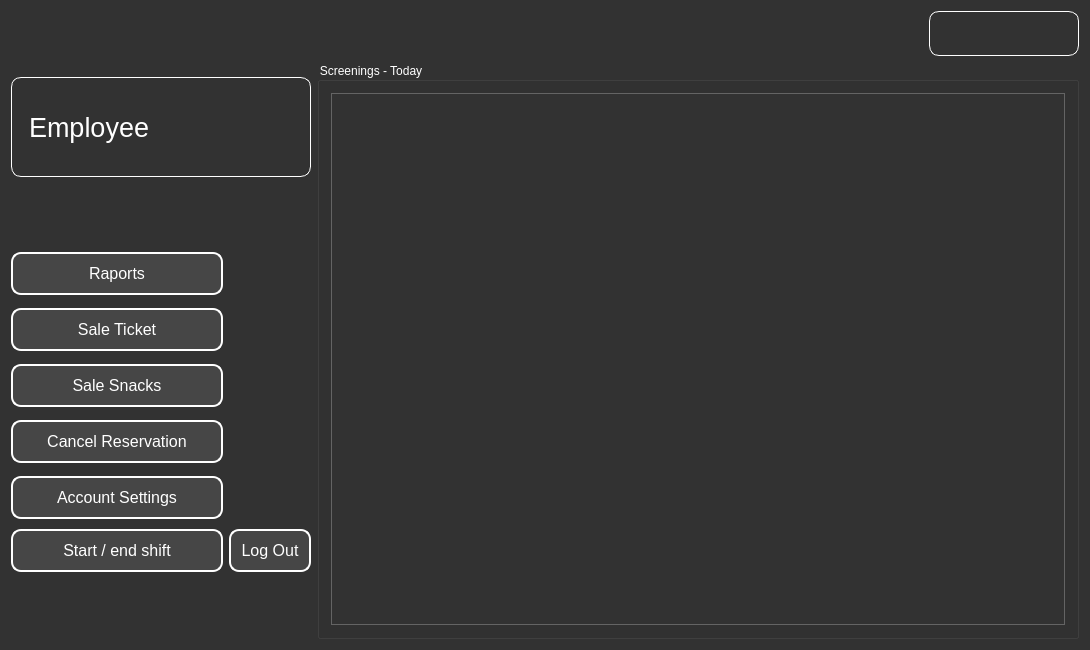
<?xml version="1.0" encoding="UTF-8"?>
<ui version="4.0">
 <class>EmployeePageClass</class>
 <widget class="QMainWindow" name="EmployeePageClass">
  <property name="geometry">
   <rect>
    <x>0</x>
    <y>0</y>
    <width>1090</width>
    <height>650</height>
   </rect>
  </property>
  <property name="maximumSize">
   <size>
    <width>16777215</width>
    <height>650</height>
   </size>
  </property>
  <property name="windowTitle">
   <string>EmployeePage</string>
  </property>
  <property name="styleSheet">
   <string notr="true"/>
  </property>
  <widget class="QWidget" name="centralWidget">
   <property name="styleSheet">
    <string notr="true">QWidget{
background-color: rgb(50,50,50);
}</string>
   </property>
   <layout class="QHBoxLayout" name="horizontalLayout_2">
    <item>
     <layout class="QVBoxLayout" name="verticalLayout_2">
      <item>
       <widget class="QLabel" name="label_name">
        <property name="minimumSize">
         <size>
          <width>300</width>
          <height>100</height>
         </size>
        </property>
        <property name="maximumSize">
         <size>
          <width>16777215</width>
          <height>100</height>
         </size>
        </property>
        <property name="font">
         <font>
          <family>Arial</family>
          <pointsize>20</pointsize>
         </font>
        </property>
        <property name="styleSheet">
         <string notr="true">QLabel{
color: white;
border: 1px solid white;
    border-radius: 10px;
          padding: 10px;
}</string>
        </property>
        <property name="text">
         <string>Employee</string>
        </property>
        <property name="wordWrap">
         <bool>true</bool>
        </property>
       </widget>
      </item>
      <item>
       <layout class="QGridLayout" name="gridLayout">
        <item row="4" column="1">
         <widget class="QLabel" name="label_5">
          <property name="minimumSize">
           <size>
            <width>50</width>
            <height>50</height>
           </size>
          </property>
          <property name="maximumSize">
           <size>
            <width>50</width>
            <height>50</height>
           </size>
          </property>
          <property name="text">
           <string/>
          </property>
         </widget>
        </item>
        <item row="3" column="0">
         <widget class="QPushButton" name="pushButton_cancel_reservation">
          <property name="minimumSize">
           <size>
            <width>0</width>
            <height>40</height>
           </size>
          </property>
          <property name="font">
           <font>
            <pointsize>-1</pointsize>
           </font>
          </property>
          <property name="styleSheet">
           <string notr="true">   QPushButton {
            background-color: rgb(70, 70, 70);
            color: white;
            border: 2px solid white;
            border-radius: 10px;
            padding: 10px;
            font-size: 16px;
        }
        QPushButton:hover {
            background-color: rgb(90, 90, 90);
            border: 2px solid rgb(120, 120, 120);
        }
        QPushButton:pressed {
            background-color: rgb(50, 50, 50);
            border: 2px solid rgb(150, 150, 150);
        }</string>
          </property>
          <property name="text">
           <string>Cancel Reservation</string>
          </property>
         </widget>
        </item>
        <item row="2" column="1">
         <widget class="QLabel" name="label_3">
          <property name="minimumSize">
           <size>
            <width>50</width>
            <height>50</height>
           </size>
          </property>
          <property name="maximumSize">
           <size>
            <width>50</width>
            <height>50</height>
           </size>
          </property>
          <property name="text">
           <string/>
          </property>
         </widget>
        </item>
        <item row="0" column="1">
         <widget class="QLabel" name="label">
          <property name="minimumSize">
           <size>
            <width>50</width>
            <height>50</height>
           </size>
          </property>
          <property name="maximumSize">
           <size>
            <width>50</width>
            <height>50</height>
           </size>
          </property>
          <property name="text">
           <string/>
          </property>
         </widget>
        </item>
        <item row="1" column="1">
         <widget class="QLabel" name="label_2">
          <property name="minimumSize">
           <size>
            <width>50</width>
            <height>50</height>
           </size>
          </property>
          <property name="maximumSize">
           <size>
            <width>50</width>
            <height>50</height>
           </size>
          </property>
          <property name="text">
           <string/>
          </property>
         </widget>
        </item>
        <item row="3" column="1">
         <widget class="QLabel" name="label_4">
          <property name="minimumSize">
           <size>
            <width>50</width>
            <height>50</height>
           </size>
          </property>
          <property name="maximumSize">
           <size>
            <width>50</width>
            <height>50</height>
           </size>
          </property>
          <property name="text">
           <string/>
          </property>
         </widget>
        </item>
        <item row="2" column="0">
         <widget class="QPushButton" name="pushButton_snack_sale">
          <property name="minimumSize">
           <size>
            <width>0</width>
            <height>40</height>
           </size>
          </property>
          <property name="font">
           <font>
            <pointsize>-1</pointsize>
           </font>
          </property>
          <property name="styleSheet">
           <string notr="true">   QPushButton {
            background-color: rgb(70, 70, 70);
            color: white;
            border: 2px solid white;
            border-radius: 10px;
            padding: 10px;
            font-size: 16px;
        }
        QPushButton:hover {
            background-color: rgb(90, 90, 90);
            border: 2px solid rgb(120, 120, 120);
        }
        QPushButton:pressed {
            background-color: rgb(50, 50, 50);
            border: 2px solid rgb(150, 150, 150);
        }</string>
          </property>
          <property name="text">
           <string>Sale Snacks</string>
          </property>
         </widget>
        </item>
        <item row="5" column="1">
         <widget class="QPushButton" name="pushButton_logout">
          <property name="minimumSize">
           <size>
            <width>0</width>
            <height>40</height>
           </size>
          </property>
          <property name="font">
           <font>
            <pointsize>-1</pointsize>
           </font>
          </property>
          <property name="styleSheet">
           <string notr="true">   QPushButton {
            background-color: rgb(70, 70, 70);
            color: white;
            border: 2px solid white;
            border-radius: 10px;
            padding: 10px;
            font-size: 16px;
        }
        QPushButton:hover {
            background-color: rgb(90, 90, 90);
            border: 2px solid rgb(120, 120, 120);
        }
        QPushButton:pressed {
            background-color: rgb(50, 50, 50);
            border: 2px solid rgb(150, 150, 150);
        }</string>
          </property>
          <property name="text">
           <string>Log Out</string>
          </property>
         </widget>
        </item>
        <item row="1" column="0">
         <widget class="QPushButton" name="pushButton_ticket_sale">
          <property name="minimumSize">
           <size>
            <width>0</width>
            <height>40</height>
           </size>
          </property>
          <property name="font">
           <font>
            <pointsize>-1</pointsize>
           </font>
          </property>
          <property name="styleSheet">
           <string notr="true">   QPushButton {
            background-color: rgb(70, 70, 70);
            color: white;
            border: 2px solid white;
            border-radius: 10px;
            padding: 10px;
            font-size: 16px;
        }
        QPushButton:hover {
            background-color: rgb(90, 90, 90);
            border: 2px solid rgb(120, 120, 120);
        }
        QPushButton:pressed {
            background-color: rgb(50, 50, 50);
            border: 2px solid rgb(150, 150, 150);
        }</string>
          </property>
          <property name="text">
           <string>Sale Ticket</string>
          </property>
         </widget>
        </item>
        <item row="5" column="0">
         <widget class="QPushButton" name="pushButton_checkOut">
          <property name="minimumSize">
           <size>
            <width>0</width>
            <height>40</height>
           </size>
          </property>
          <property name="font">
           <font>
            <pointsize>-1</pointsize>
           </font>
          </property>
          <property name="styleSheet">
           <string notr="true">   QPushButton {
            background-color: rgb(70, 70, 70);
            color: white;
            border: 2px solid white;
            border-radius: 10px;
            padding: 10px;
            font-size: 16px;
        }
        QPushButton:hover {
            background-color: rgb(90, 90, 90);
            border: 2px solid rgb(120, 120, 120);
        }
        QPushButton:pressed {
            background-color: rgb(50, 50, 50);
            border: 2px solid rgb(150, 150, 150);
        }</string>
          </property>
          <property name="text">
           <string>Start / end shift</string>
          </property>
         </widget>
        </item>
        <item row="4" column="0">
         <widget class="QPushButton" name="pushButton_account_settings">
          <property name="minimumSize">
           <size>
            <width>0</width>
            <height>40</height>
           </size>
          </property>
          <property name="font">
           <font>
            <pointsize>-1</pointsize>
           </font>
          </property>
          <property name="styleSheet">
           <string notr="true">   QPushButton {
            background-color: rgb(70, 70, 70);
            color: white;
            border: 2px solid white;
            border-radius: 10px;
            padding: 10px;
            font-size: 16px;
        }
        QPushButton:hover {
            background-color: rgb(90, 90, 90);
            border: 2px solid rgb(120, 120, 120);
        }
        QPushButton:pressed {
            background-color: rgb(50, 50, 50);
            border: 2px solid rgb(150, 150, 150);
        }</string>
          </property>
          <property name="text">
           <string>Account Settings</string>
          </property>
         </widget>
        </item>
        <item row="0" column="0">
         <widget class="QPushButton" name="pushButton_reports">
          <property name="minimumSize">
           <size>
            <width>0</width>
            <height>40</height>
           </size>
          </property>
          <property name="font">
           <font>
            <pointsize>-1</pointsize>
           </font>
          </property>
          <property name="styleSheet">
           <string notr="true">   QPushButton {
            background-color: rgb(70, 70, 70);
            color: white;
            border: 2px solid white;
            border-radius: 10px;
            padding: 10px;
            font-size: 16px;
        }
        QPushButton:hover {
            background-color: rgb(90, 90, 90);
            border: 2px solid rgb(120, 120, 120);
        }
        QPushButton:pressed {
            background-color: rgb(50, 50, 50);
            border: 2px solid rgb(150, 150, 150);
        }</string>
          </property>
          <property name="text">
           <string>Raports</string>
          </property>
         </widget>
        </item>
       </layout>
      </item>
     </layout>
    </item>
    <item>
     <layout class="QVBoxLayout" name="verticalLayout">
      <item alignment="Qt::AlignRight">
       <widget class="QLabel" name="label_Time">
        <property name="minimumSize">
         <size>
          <width>150</width>
          <height>45</height>
         </size>
        </property>
        <property name="maximumSize">
         <size>
          <width>170</width>
          <height>45</height>
         </size>
        </property>
        <property name="font">
         <font>
          <family>Arial</family>
          <pointsize>20</pointsize>
         </font>
        </property>
        <property name="styleSheet">
         <string notr="true">QLabel{
border: 1px solid rgb(255,255,255);
color: white;
 border-radius: 10px;
  padding: 10px;
}</string>
        </property>
        <property name="text">
         <string/>
        </property>
       </widget>
      </item>
      <item>
       <widget class="QGroupBox" name="groupBox">
        <property name="styleSheet">
         <string notr="true">QGroupBox{
color: white;
}</string>
        </property>
        <property name="title">
         <string>Screenings - Today</string>
        </property>
        <layout class="QHBoxLayout" name="horizontalLayout">
         <item>
          <widget class="QTableView" name="tableView">
           <property name="styleSheet">
            <string notr="true">QTableView {
    background-color: rgb(50, 50, 50);
    color: white;
    border: 1px solid rgb(100, 100, 100);
    gridline-color: rgb(70, 70, 70);
    selection-background-color: rgb(90, 90, 90);
    selection-color: white;
}

QHeaderView::section {
    background-color: rgb(70, 70, 70);
    color: white;
    padding: 5px;
    border: 1px solid rgb(100, 100, 100);
}

QTableCornerButton::section {
    background-color: rgb(70, 70, 70);
    border: 1px solid rgb(100, 100, 100);
}

QTableView QTableView::item {
    border: 1px solid rgb(70, 70, 70);
}</string>
           </property>
          </widget>
         </item>
        </layout>
       </widget>
      </item>
     </layout>
    </item>
   </layout>
  </widget>
 </widget>
 <layoutdefault spacing="6" margin="11"/>
 <resources/>
 <connections/>
</ui>
